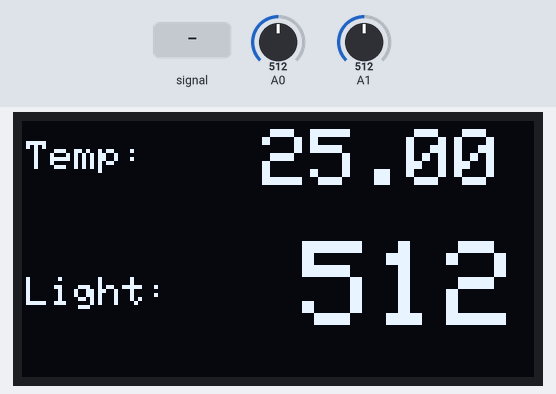
A sketch run on a simulated Arduino Uno, built with avr-gcc and run on an emulated ATmega328P. Parts: 128×64 one-colour display. Inputs (shaded band) come from the test bench; at power-on: A1 = 512, A0 = 512. The display library's start-up logo is not drawn.

Above: at 1.2 s.
1.3 s: A0 fed a 200 Hz sine of ±81 counts around its level
At 1.57 s:
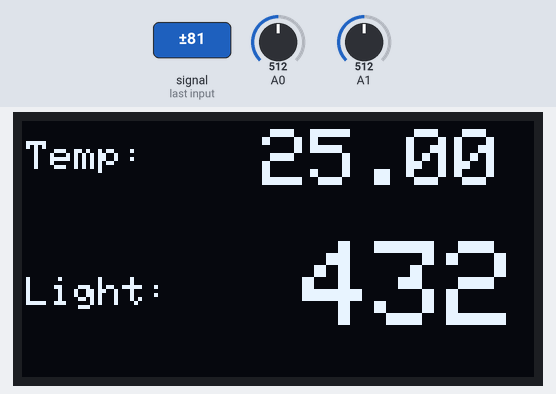
3.8 s: A1 set to 0
At 4.2 s:
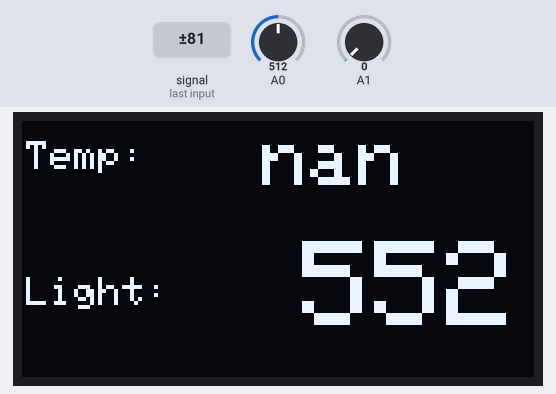
6.5 s: A0 set to 716
At 7.8 s:
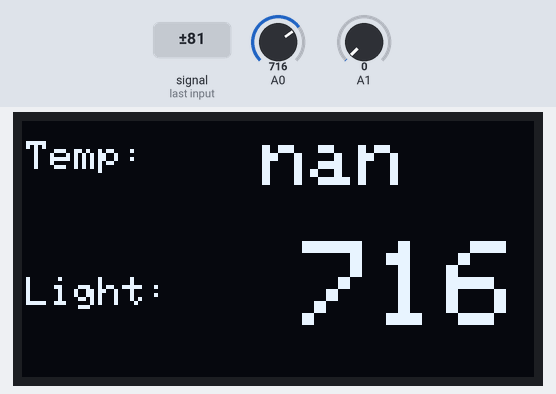
8.1 s: A0 fed a 1000 Hz sine of ±255 counts around its level
At 8.48 s:
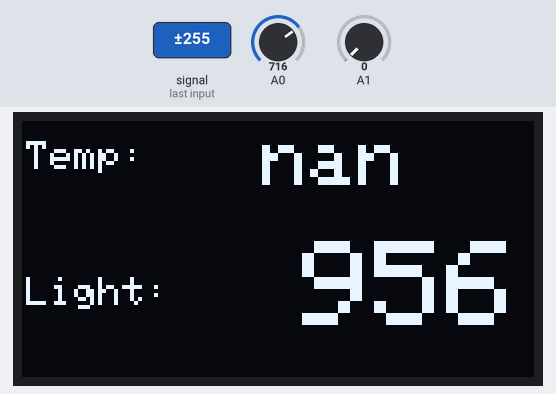
9.8 s: A1 set to 122
At 10.12 s:
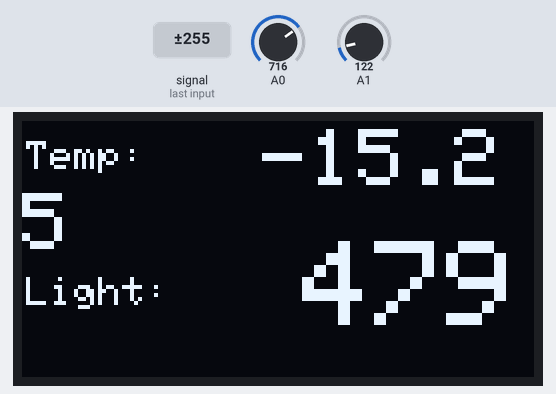
11.4 s: A1 fed a 200 Hz sine of ±81 counts around its level
At 11.77 s:
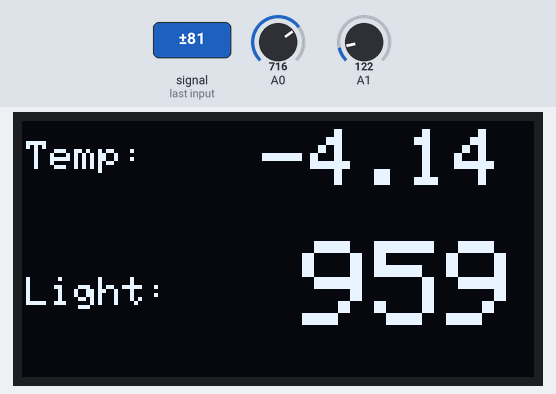
Timing chart, 0 to 14.1 s (numbered marks = the images above; inputs shaded):
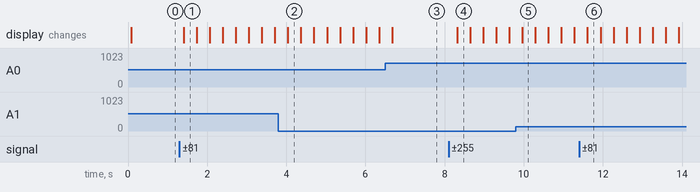

The sketch:

_7_1.ino
```cpp
// OLED
#include <Adafruit_GFX.h>
#include <SPI.h>
#include <Wire.h>
#include <Adafruit_SSD1306.h>
#include <math.h>

#define OLED_RESET 4
Adafruit_SSD1306 display(OLED_RESET);

volatile int brightness = 0;   // raw data from fotoresistor
volatile int temperature = 0;   // raw data from termistor

void adc_init(void)
{      // ADC initialize
  ADCSRA  &= ~ _BV(ADEN);   // ADC disable
  DIDR0   |=  (_BV(ADC0D))|(_BV(ADC1D));   // digital input buffer on A0 and A1 disable
  ADMUX   &= ~(_BV(MUX3))||(_BV(MUX2))|(_BV(MUX1))|(_BV(MUX0));   // set A0 as output (brightness)
  ADMUX   |=   _BV(REFS0);   // set voltage
  ADCSRA  |=  (_BV(ADEN))|(_BV(ADSC))|(_BV(ADIE))|(_BV(ADPS2))|(_BV(ADPS1))|(_BV(ADPS0));   /* ADC enable, start news convertation, allow interrupt,
                                                                                            128 division factor between the system clock frequency and the input clock to the ADC */
}

double Gettemp(int RawTemp)
{     // magic formula from the Internet =) to convert raw data to Celsius degree
  double temp;
  temp = log(((10240000/RawTemp) - 10000));
  temp = 1 / (0.001129148 + (0.000234125 * temp) + (0.0000000876741 * temp * temp * temp));
  temp = temp - 273.15;
  return temp;
}


ISR(ADC_vect)
{    // Interruption
 uint16_t Result;

 Result = ADC;    // read data from the output registor
 switch (ADMUX) {
    case 0x40:    // if A0
      brightness = Result;
      ADMUX   |=  _BV(MUX0);
      break;
    case 0x41:    // if A1
      temperature = Result;
      ADMUX   &= ~ _BV(MUX0);
      break;
 }
 ADCSRA |= _BV(ADSC);
 }


void setup()
{
 adc_init();
 sei();
 Serial.begin(115200);
 display.begin(SSD1306_SWITCHCAPVCC, 0x3C);
 display.display();
}


void loop()
{
double temp;

temp = Gettemp(temperature);
display.clearDisplay();
display.setTextColor(WHITE);
display.setTextSize(1);
display.setCursor(1,5);
display.println("Temp: ");
display.setTextSize(2);
display.setCursor(60,2);
display.println(temp);
display.setTextSize(1);
display.setCursor(1,39);
display.println("Light: ");
display.setTextSize(3);
display.setCursor(70,30);
display.println(brightness);
display.display();
delay(300);
}
```

Measured:
- after the input at 1.3 s, the display: changes after 0.11 s (image 1)
- after the input at 3.8 s, the display: changes after 0.24 s (image 2)
- after the input at 8.1 s, the display: changes after 0.22 s (image 4)
- after the input at 9.8 s, the display: changes after 0.16 s (image 5)
